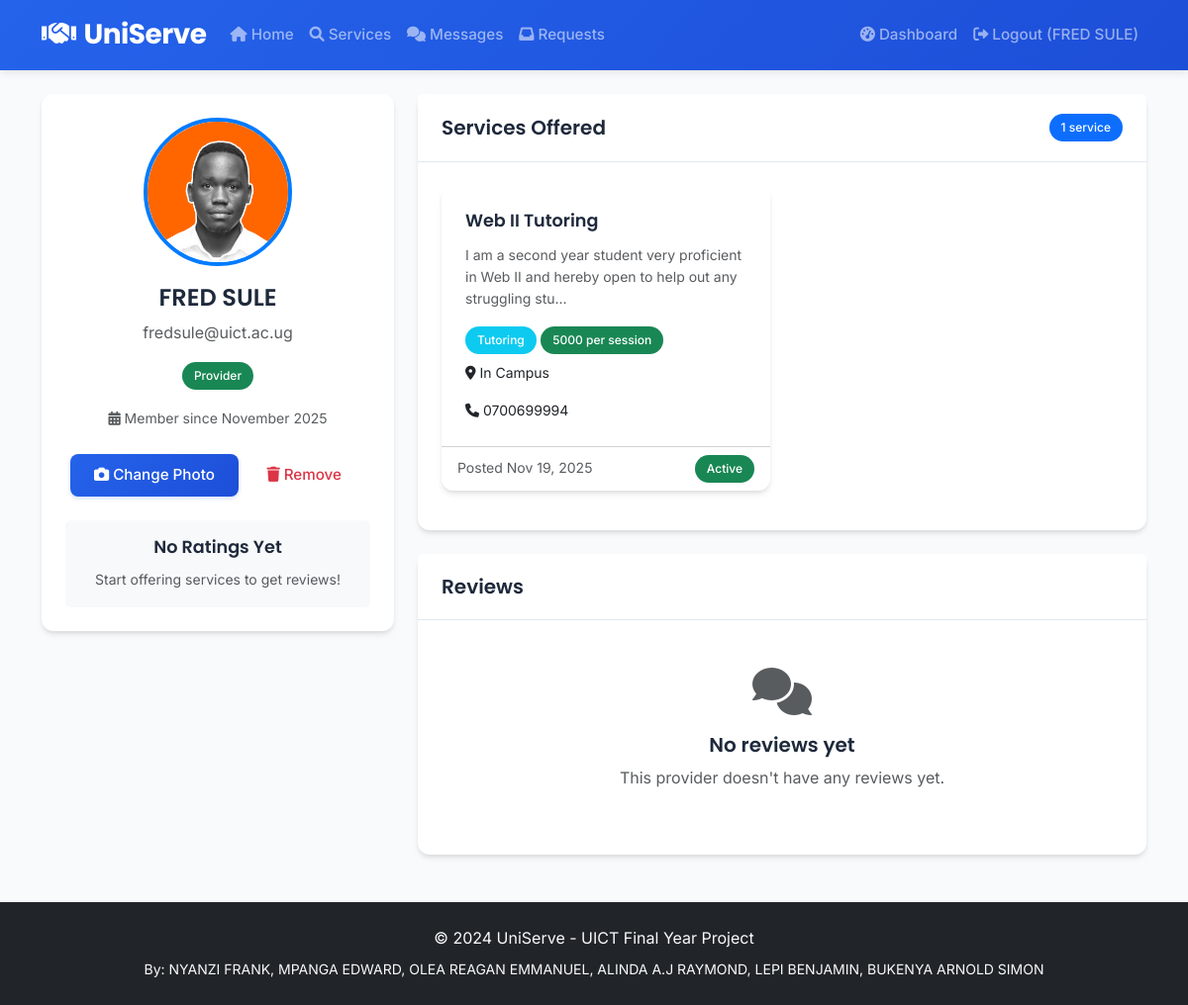
The app's page /profile/2 (signed in) with its own data.
### app.py (models this page shows)
class User(db.Model):
    id = db.Column(db.Integer, primary_key=True)
    name = db.Column(db.String(100), nullable=False)
    email = db.Column(db.String(100), unique=True, nullable=False)
    password = db.Column(db.String(200), nullable=False)
    user_type = db.Column(db.String(20), nullable=False)
    profile_picture = db.Column(db.String(200), nullable=True)
    registration_date = db.Column(db.DateTime, default=datetime.utcnow)
    services = db.relationship('Service', backref='provider', lazy=True)
    reviews_given = db.relationship('Review', foreign_keys='Review.reviewer_id', backref='reviewer', lazy=True)
    reviews_received = db.relationship('Review', foreign_keys='Review.reviewee_id', backref='reviewee', lazy=True)

class Service(db.Model):
    id = db.Column(db.Integer, primary_key=True)
    title = db.Column(db.String(100), nullable=False)
    description = db.Column(db.Text, nullable=False)
    category = db.Column(db.String(50), nullable=False)
    price = db.Column(db.String(50), nullable=True)
    location = db.Column(db.String(100), nullable=False)
    contact_info = db.Column(db.String(100), nullable=False)
    created_date = db.Column(db.DateTime, default=datetime.utcnow)
    is_active = db.Column(db.Boolean, default=True)
    provider_id = db.Column(db.Integer, db.ForeignKey('user.id'), nullable=False)
    requests = db.relationship('ServiceRequest', backref='service', lazy=True)

### app.py (the view)
@app.route('/profile/<int:user_id>')
def profile(user_id):
    user = User.query.get_or_404(user_id)
    reviews = Review.query.filter_by(reviewee_id=user_id).all()
    avg_rating = 0
    if reviews:
        avg_rating = sum([review.rating for review in reviews]) / len(reviews)
    return render_template('profile.html', user=user, reviews=reviews, avg_rating=avg_rating)

### templates/profile.html (shortened to what this page needs)
{% extends "base.html" %}
{% block content %}
<div class="row">
    <div class="col-md-4">
        <div class="card">
            <div class="card-body text-center">
                <div class="mb-3">
                    {% if user.profile_picture %}
                    <img src="{{ url_for('static', filename='uploads/profile_pictures/' + user.profile_picture) }}"
                         alt="{{ user.name }}"
                         class="rounded-circle"
                         style="width: 150px; height: 150px; object-fit: cover; border: 4px solid #007bff;">
                    {% else %}
                    <div class="bg-primary text-white rounded-circle d-inline-flex align-items-center justify-content-center"
                         style="width: 150px; height: 150px; font-size: 3rem;">
                        {{ user.name[0]|upper }}
                    </div>
                    {% endif %}
                </div>
                <h4>{{ user.name }}</h4>
                <p class="text-muted">{{ user.email }}</p>
                <p>
                    <span class="badge bg-{{ 'success' if user.user_type == 'provider' else 'info' }}">
                        {{ user.user_type|title }}
                    </span>
                </p>
                <p class="text-muted">
                    <small>
                        <i class="fas fa-calendar-alt"></i>
                        Member since {{ user.registration_date.strftime('%B %Y') }}
                    </small>
                </p>
                {% if session.user_id == user.id %}
                <div class="mt-4">
                    <button type="button" class="btn btn-primary btn-sm" data-bs-toggle="modal" data-bs-target="#uploadPictureModal">
                        <i class="fas fa-camera me-1"></i>Change Photo
                    </button>
                    {% if user.profile_picture %}
                    <form method="POST" action="{{ url_for('remove_profile_picture') }}" class="d-inline">
                        <button type="submit" class="btn btn-outline-danger btn-sm">
                            <i class="fas fa-trash me-1"></i>Remove
                        </button>
                    </form>
                    {% endif %}
                </div>
                {% endif %}
                {% if avg_rating > 0 %}
                <div class="mt-4 p-3 bg-light rounded">
                    <h5>Average Rating</h5>
                    <div class="rating mb-2" style="font-size: 1.5rem;">
                        {% for i in range(5) %}
                            {% if i < avg_rating %}
                                ⭐
                            {% else %}
                                ☆
                            {% endif %}
                        {% endfor %}
                    </div>
                    <small class="text-muted">
                        {{ "%.1f"|format(avg_rating) }} out of 5 ({{ reviews|length }} review{{ 's' if reviews|length != 1 else '' }})
                    </small>
                </div>
                {% elif user.user_type == 'provider' %}
                <div class="mt-4 p-3 bg-light rounded">
                    <h6>No Ratings Yet</h6>
                    <small class="text-muted">Start offering services to get reviews!</small>
                </div>
                {% endif %}
            </div>
        </div>
    </div>
    <div class="col-md-8">
        {% if user.user_type == 'provider' %}
        <div class="card">
            <div class="card-header d-flex justify-content-between align-items-center">
                <h5 class="mb-0">Services Offered</h5>
                <span class="badge bg-primary">{{ user.services|length }} service{{ 's' if user.services|length != 1 else '' }}</span>
            </div>
            <div class="card-body">
                {% set user_services = user.services %}
                {% if user_services %}
                    <div class="row">
                        {% for service in user_services %}
                        <div class="col-md-6 mb-3">
                            <div class="card h-100">
                                <div class="card-body">
                                    <h6 class="card-title">{{ service.title }}</h6>
                                    <p class="card-text small text-muted">{{ service.description[:100] }}{% if service.description|length > 100 %}...{% endif %}</p>
                                    <div class="mb-2">
                                        <span class="badge bg-info">{{ service.category }}</span>
                                        <span class="badge bg-success">{{ service.price }}</span>
                                    </div>
                                    <p class="card-text small">
                                        <i class="fas fa-map-marker-alt"></i> {{ service.location }}
                                    </p>
                                    <p class="card-text small">
                                        <i class="fas fa-phone"></i> {{ service.contact_info }}
                                    </p>
                                </div>
                                <div class="card-footer bg-transparent">
                                    <small class="text-muted">
                                        Posted {{ service.created_date.strftime('%b %d, %Y') }}
                                    </small>
                                    {% if service.is_active %}
                                    <span class="badge bg-success float-end">Active</span>
                                    {% else %}
                                    <span class="badge bg-secondary float-end">Inactive</span>
                                    {% endif %}
                                </div>
                            </div>
                        </div>
                        {% endfor %}
                    </div>
                {% endif %}
            </div>
        </div>
        {% endif %}
        <div class="card mt-4">
            <div class="card-header d-flex justify-content-between align-items-center">
                <h5 class="mb-0">
                    Reviews
                </h5>
            </div>
            <div class="card-body">
                {% if reviews %}
                    {% for review in reviews %}
                    <div class="border-bottom pb-3 mb-3">
                        <div class="d-flex align-items-center mb-2">
                            {% if review.reviewer.profile_picture %}
                            <img src="{{ url_for('static', filename='uploads/profile_pictures/' + review.reviewer.profile_picture) }}"
                                 alt="{{ review.reviewer.name }}"
                                 class="rounded-circle me-2"
                                 style="width: 40px; height: 40px; object-fit: cover;">
                            {% else %}
                            <div class="bg-secondary text-white rounded-circle d-flex align-items-center justify-content-center me-2"
                                 style="width: 40px; height: 40px; font-size: 0.9rem;">
                                {{ review.reviewer.name[0]|upper }}
                            </div>
                            {% endif %}
                            <div>
                                <strong>{{ review.reviewer.name }}</strong>
                                <div class="rating text-warning">
                                    {% for i in range(5) %}
                                        {% if i < review.rating %}
                                            ⭐
                                        {% else %}
                                            ☆
                                        {% endif %}
                                    {% endfor %}
                                </div>
                            </div>
                            <small class="text-muted ms-auto">{{ review.review_date.strftime('%B %d, %Y') }}</small>
                        </div>
                        {% if review.comment %}
                        <p class="mt-2 mb-0">{{ review.comment }}</p>
                        {% else %}
                        <p class="mt-2 mb-0 text-muted"><i>No comment provided</i></p>
                        {% endif %}
                    </div>
                    {% endfor %}
                {% else %}
                    <div class="text-center py-4">
                        <div class="mb-3">
                            <i class="fas fa-comments fa-3x text-muted"></i>
                        </div>
                        <h5>No reviews yet</h5>
                        <p class="text-muted">
                            {% if user.user_type == 'provider' %}
                            This provider doesn't have any reviews yet.
                            {% else %}
                            This user doesn't have any reviews yet.
                            {% endif %}
                        </p>
                    </div>
                {% endif %}
            </div>
        </div>
    </div>
</div>
{% endblock %}

### templates/base.html (shortened to what this page needs)
<!DOCTYPE html>
<html lang="en">
<head>
    <link href="https://cdn.jsdelivr.net/npm/bootstrap@5.3.0/dist/css/bootstrap.min.css" rel="stylesheet">
    <link rel="stylesheet" href="https://cdnjs.cloudflare.com/ajax/libs/font-awesome/6.0.0/css/all.min.css">
    <link href="{{ url_for('static', filename='css/style.css') }}" rel="stylesheet">
</head>
<body>
    <nav class="navbar navbar-expand-lg navbar-dark">
        <div class="container">
            <a class="navbar-brand" href="{{ url_for('index') }}">
                <i class="fas fa-handshake me-2"></i>UniServe
            </a>
            <div class="collapse navbar-collapse" id="navbarNav">
                <ul class="navbar-nav me-auto">
                    <li class="nav-item">
                        <a class="nav-link" href="{{ url_for('index') }}">
                            <i class="fas fa-home me-1"></i>Home
                        </a>
                    </li>
                    <li class="nav-item">
                        <a class="nav-link" href="{{ url_for('services') }}">
                            <i class="fas fa-search me-1"></i>Services
                        </a>
                    </li>
                    {% if session.user_id %}
                    <li class="nav-item">
                        <a class="nav-link" href="{{ url_for('messages') }}">
                            <i class="fas fa-comments me-1"></i>Messages
                        </a>
                    </li>
                    {% if session.user_type == 'provider' %}
                    <li class="nav-item">
                        <a class="nav-link" href="{{ url_for('service_requests') }}">
                            <i class="fas fa-inbox me-1"></i>Requests
                        </a>
                    </li>
                    {% endif %}
                    {% endif %}
                </ul>
                <ul class="navbar-nav">
                    {% if session.user_id %}
                        <li class="nav-item">
                            <a class="nav-link" href="{{ url_for('dashboard') }}">
                                <i class="fas fa-tachometer-alt me-1"></i>Dashboard
                            </a>
                        </li>
                        <li class="nav-item">
                            <a class="nav-link" href="{{ url_for('logout') }}">
                                <i class="fas fa-sign-out-alt me-1"></i>Logout ({{ session.user_name }})
                            </a>
                        </li>
                    {% endif %}
                </ul>
            </div>
        </div>
    </nav>
    <div class="container mt-4">
        {% block content %}{% endblock %}
    </div>
    <footer class="bg-dark text-light py-4 mt-5">
        <div class="container text-center">
            <p class="mb-2">&copy; 2024 UniServe - UICT Final Year Project</p>
            <p class="mb-0 small">
                By: NYANZI FRANK, MPANGA EDWARD, OLEA REAGAN EMMANUEL,
                ALINDA A.J RAYMOND, LEPI BENJAMIN, BUKENYA ARNOLD SIMON
            </p>
        </div>
    </footer>
</body>
</html>

### static/css/style.css (style rules this page uses)
:root { --primary-color: #2563eb; --primary-dark: #1d4ed8; --secondary-color: #64748b; --success-color: #10b981; --warning-color: #f59e0b; --danger-color: #ef4444; --light-color: #f8fafc; --dark-color: #1e293b; --border-radius: 12px; --shadow: 0 4px 6px -1px rgba(0, 0, 0, 0.1), 0 2px 4px -1px rgba(0, 0, 0, 0.06); --shadow-lg: 0 10px 15px -3px rgba(0, 0, 0, 0.1), 0 4px 6px -2px rgba(0, 0, 0, 0.05); }
body { font-family: 'Inter', -apple-system, BlinkMacSystemFont, 'Segoe UI', Roboto, sans-serif; background-color: #f8fafc; color: #334155; line-height: 1.6; font-weight: 400; }
h1, h2, h3, h4, h5, h6 { font-family: 'Poppins', -apple-system, BlinkMacSystemFont, 'Segoe UI', Roboto, sans-serif; font-weight: 600; line-height: 1.3; color: #1e293b; margin-bottom: 0.5rem; }
h4 { font-size: 1.5rem; }
h5 { font-size: 1.25rem; }
h6 { font-size: 1.1rem; }
.navbar-brand { font-family: 'Poppins', sans-serif; font-weight: 700; font-size: 1.75rem; letter-spacing: -0.5px; }
.navbar-nav .nav-link { font-weight: 500; font-size: 0.95rem; transition: color 0.2s ease; }
.card { border: none; border-radius: var(--border-radius); box-shadow: var(--shadow); transition: all 0.3s ease; background: white; }
.card-header { background: white; border-bottom: 1px solid #e2e8f0; font-family: 'Poppins', sans-serif; font-weight: 600; padding: 1.25rem 1.5rem; }
.card-body { padding: 1.5rem; }
.card-title { font-family: 'Poppins', sans-serif; font-weight: 600; color: #1e293b; margin-bottom: 0.75rem; }
.btn { font-family: 'Inter', sans-serif; font-weight: 500; border-radius: 8px; padding: 0.625rem 1.5rem; transition: all 0.2s ease; border: none; font-size: 0.95rem; }
.btn-primary { background: linear-gradient(135deg, var(--primary-color), var(--primary-dark)); box-shadow: 0 2px 4px rgba(37, 99, 235, 0.2); }
.badge { font-family: 'Inter', sans-serif; font-weight: 500; border-radius: 20px; padding: 0.5rem 0.75rem; font-size: 0.75rem; }
.navbar { box-shadow: 0 2px 10px rgba(0, 0, 0, 0.1); background: linear-gradient(135deg, var(--primary-color), var(--primary-dark)) !important; }
footer { background: #1e293b !important; color: #cbd5e1; font-family: 'Inter', sans-serif; }
footer p { margin-bottom: 0.25rem; }

### records on screen
User: user_name "FRED SULE", profile_picture (picture), name "FRED SULE", email "fredsule@uict.ac.ug", user_type "Provider", registration_date "November 2025"
Service: title "Web II Tutoring", description "I am a second year student very proficient in Web II and hereby open to help out any struggling stu", category "Tutoring", price "5000 per session", location "In Campus", contact_info "0700699994", created_date "Nov 19, 2025", is_active "Active"

### other values on screen
{{ user.services|length }} "1"
